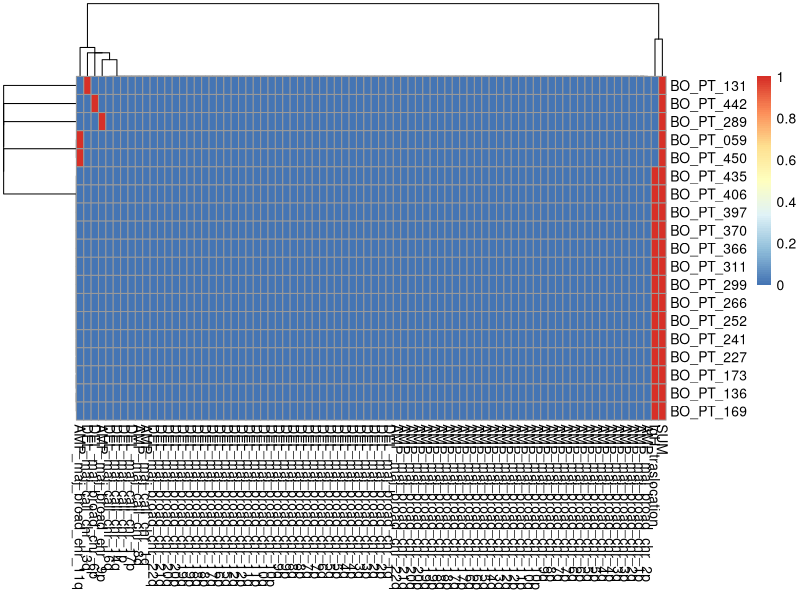

R code for this plot: (Note: this script raises an error after producing the figure.)
library(data.table)
library(tidyverse)

import<-fread("results/complete_database_BO_1q_13.txt")

# select only relevant variables to associate
names(import)
data<-import %>% select(contains("maj_broad"), contains("maj_focal"), contains("maj_call"), matches("^t_"))
names(data) <- names(data) %>% str_replace("maj-", "maj_")
names(data)


#____ Build CALLS for traslocations ______

# data$t_others <- data$t_14_16 + data$t_14_20 + data$t_6_14

#____ KEEP ONLY UNIQUE/RELVANT CALLS____ 

data$IgH_traslocation <- ifelse(data$t_4_14 == 1 | data$t_6_14 ==1 | 
                                  data$t_11_14 ==1 | data$t_14_16== 1 | 
                                  data$t_14_20==1, 1,0)

data$IgH_traslocation %>% table

# unique calls
data <- data %>% select( -c(AMP_maj_broad_chr_1q, 
                            AMP_maj_broad_chr_8q, 
                            DEL_maj_broad_chr_17p, 
                            DEL_maj_broad_chr_13q, 
                            DEL_maj_broad_chr_14q, 
                            DEL_maj_broad_chr_1p,
                            DEL_maj_broad_chr_16q, 
                            contains("maj_focal"),
                            contains("t_")
))

names(data)

rownames(data) <- import$ID

dataC<-data %>% filter(complete.cases(data))


# compute the sum of alterations per patient (per row)
dataCS <- mutate(dataC, SUM=rowSums(dataC))


# inspect the samples with only one event
dataCS %>% filter(SUM==1) %>% pheatmap::pheatmap()

dataCS <- as.data.frame(dataCS)
rownames(dataCS) <- rownames(dataC)


dataCS <- rownames_to_column(dataCS, var = "sample")



#================ Loop to compute Driverness index per sample ===============

timesMM<-list()
framesMM<-list()

i <- 2

# loop over every alteration 
for (i in 2:(ncol(dataCS)-1)) {
  
  message(names(dataCS)[i])
  
  # filter pts with the alteration
  p<-filter(dataCS, dataCS[,i] == 1)
  
  # compute mean total genomic complexity (MTGC) of those pts = mean of the sum of alterations per patient 
  MTGC<- mean(p$SUM)
  
  # save the number of those pts (frequency)
  number<- nrow(p)
  
  info<-c(MTGC, number)
  
  timesMM[[(names(dataCS)[i])]]<- info
  
  f<-data.frame("sample"= p$sample, "alteration"= rep(names(dataCS)[i],nrow(p)), "TGC"= p$SUM)
  
  framesMM[[i]]<-f
  
}

resultMM<-t(as.data.frame(timesMM))
colnames(resultMM)<-c("MTGC", "events")
resultMM <- as.data.frame(resultMM)

# compute penetrance / frequency of alterations
resultMM$penetrance<- round(resultMM$events/nrow(dataCS), 3)



#============ compute the Driverness Index ================

# AI = penetrance / MTGC

resultMM$Driverness_Index<- round(resultMM$penetrance / resultMM$MTGC, 5)* 100

resultMM <- rownames_to_column(resultMM,var = "alteration") 

exp <- resultMM %>% arrange(desc(Driverness_Index))

write_tsv(exp, "workfiles/DrivernessIndex_table_BO.txt")



